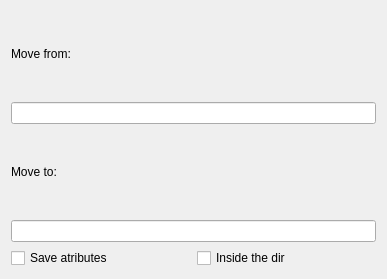
<?xml version="1.0" encoding="UTF-8"?>
<ui version="4.0">
 <class>MoveDialog</class>
 <widget class="QDialog" name="MoveDialog">
  <property name="geometry">
   <rect>
    <x>0</x>
    <y>0</y>
    <width>387</width>
    <height>279</height>
   </rect>
  </property>
  <property name="windowTitle">
   <string>Dialog</string>
  </property>
  <layout class="QVBoxLayout" name="verticalLayout_5">
   <item>
    <layout class="QVBoxLayout" name="verticalLayout_4">
     <item>
      <layout class="QVBoxLayout" name="verticalLayout_3">
       <item>
        <layout class="QVBoxLayout" name="verticalLayout">
         <item>
          <widget class="QLabel" name="label">
           <property name="text">
            <string>Move from:</string>
           </property>
          </widget>
         </item>
         <item>
          <widget class="QLineEdit" name="lineEdit"/>
         </item>
        </layout>
       </item>
       <item>
        <layout class="QVBoxLayout" name="verticalLayout_2">
         <item>
          <widget class="QLabel" name="label_2">
           <property name="text">
            <string>Move to:</string>
           </property>
          </widget>
         </item>
         <item>
          <widget class="QLineEdit" name="lineEdit_2"/>
         </item>
        </layout>
       </item>
      </layout>
     </item>
     <item>
      <layout class="QGridLayout" name="gridLayout">
       <item row="0" column="0">
        <widget class="QCheckBox" name="checkBox">
         <property name="text">
          <string>Save atributes</string>
         </property>
        </widget>
       </item>
       <item row="0" column="1">
        <widget class="QCheckBox" name="checkBox_2">
         <property name="text">
          <string>Inside the dir</string>
         </property>
        </widget>
       </item>
      </layout>
     </item>
    </layout>
   </item>
  </layout>
 </widget>
 <resources/>
 <connections/>
</ui>
